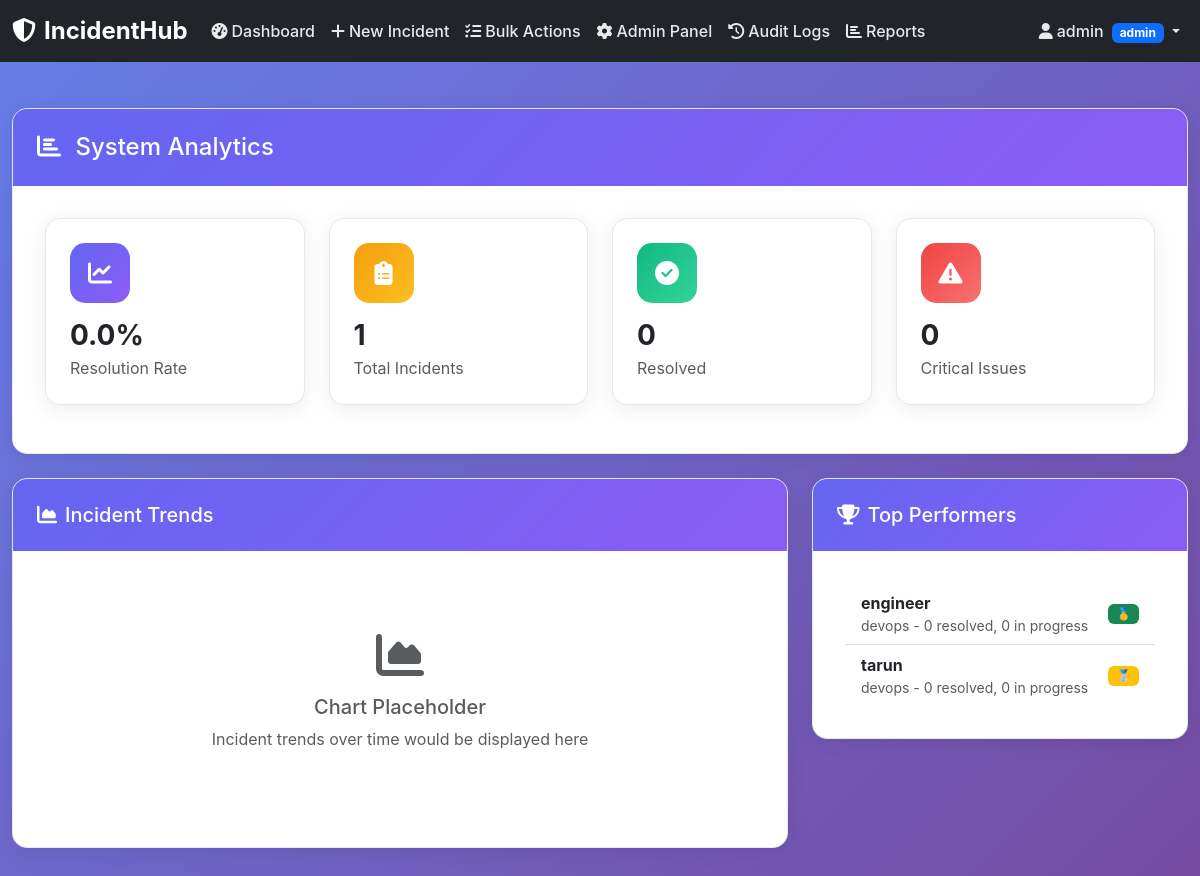
The app's page /reports (signed in), older data.
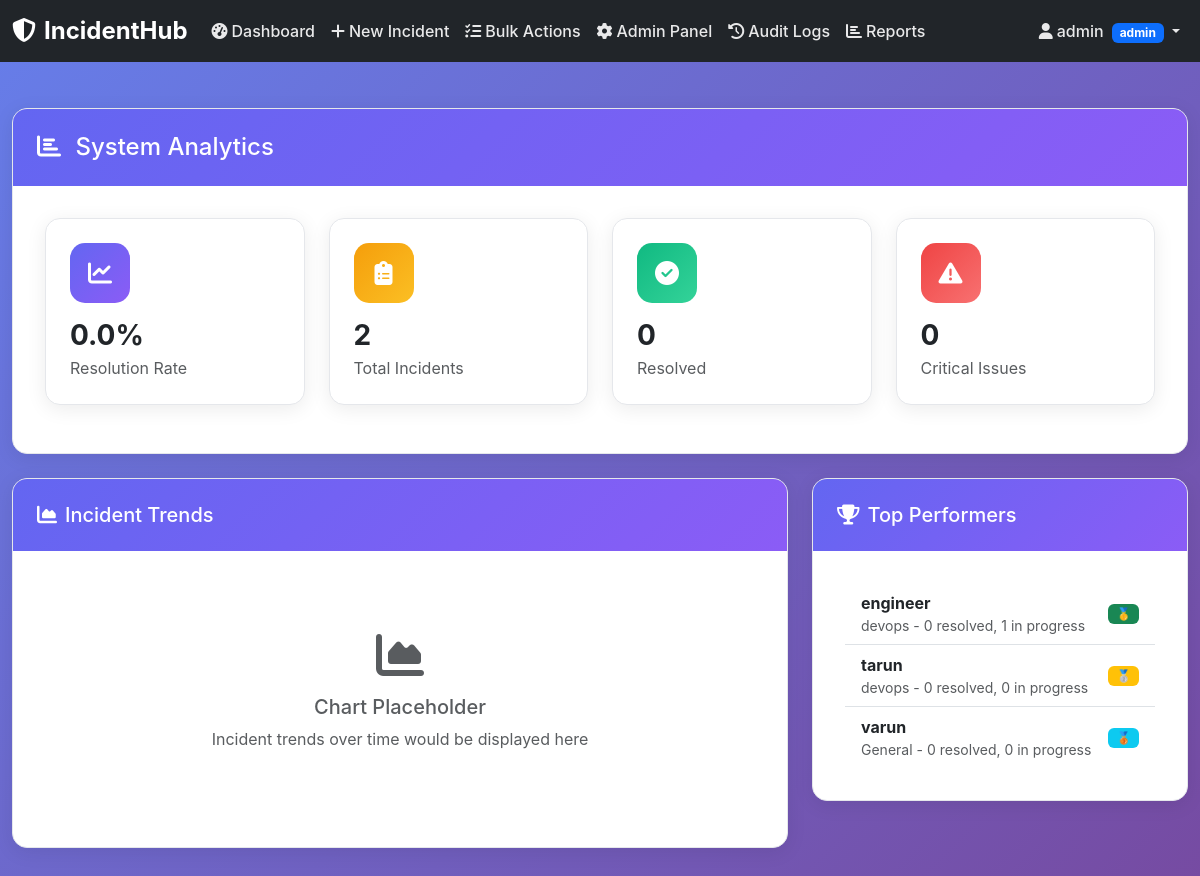
The same page, newer data.
### app.py (models this page shows, shortened)
class User(db.Model):
    id = db.Column(db.Integer, primary_key=True)
    username = db.Column(db.String(80), unique=True, nullable=False)
    email = db.Column(db.String(120), unique=True, nullable=False)
    role = db.Column(db.String(20), nullable=False, default='reporter')  # admin, manager, engineer, reporter
    specialization = db.Column(db.String(50))  # devops, network, security, database, frontend, backend
    password_hash = db.Column(db.String(255), nullable=False)
    created_at = db.Column(db.DateTime, default=datetime.utcnow)
    is_active = db.Column(db.Boolean, default=True)
    permissions = db.Column(db.Text)  # JSON string of permissions

### app.py (the view)
@app.route('/reports')
@login_required
def reports():
    user = User.query.get(session['user_id'])
    if user.role not in ['admin', 'manager']:
        flash('Access denied', 'error')
        return redirect(url_for('dashboard'))
    total_incidents = Incident.query.filter_by(is_deleted=False).count()
    open_incidents = Incident.query.filter_by(status='open', is_deleted=False).count()
    resolved_incidents = Incident.query.filter_by(status='resolved', is_deleted=False).count()
    critical_incidents = Incident.query.filter_by(priority='critical', is_deleted=False).count()
    engineers = User.query.filter_by(role='engineer', is_active=True).all()
    engineer_stats = []
    for eng in engineers:
        resolved_count = Incident.query.filter_by(assigned_to=eng.id, status='resolved').count()
        in_progress_count = Incident.query.filter_by(assigned_to=eng.id, status='in_progress').count()
        engineer_stats.append({
            'name': eng.username,
            'specialization': eng.specialization or 'General',
            'resolved': resolved_count,
            'in_progress': in_progress_count
        })
    engineer_stats.sort(key=lambda x: x['resolved'], reverse=True)
    stats = {
        'total_incidents': total_incidents,
        'open_incidents': open_incidents,
        'resolved_incidents': resolved_incidents,
        'critical_incidents': critical_incidents,
        'resolution_rate': round((resolved_incidents / total_incidents * 100) if total_incidents > 0 else 0, 1),
        'engineer_stats': engineer_stats[:10]  # Top 10
    }
    return render_template('reports.html', stats=stats)

### app.py (called while the page is built)
def login_required(f):
    @wraps(f)
    def decorated_function(*args, **kwargs):
        if 'user_id' not in session:
            logger.warning(f"Unauthorized access attempt to {request.endpoint}")
            return redirect(url_for('login'))
        return f(*args, **kwargs)
    return decorated_function

### templates/reports.html (shortened to what the changed rows need)
{% extends "base.html" %}
{% block content %}
<div class="container-fluid">
    <div class="row mb-4">
        <div class="col-12">
            <div class="content-card">
                <div class="content-body">
                    <div class="row">
                        <div class="col-lg-3 col-md-6 mb-3">
                            <div class="stats-card">
                                <div class="stats-icon progress">
                                    <i class="fas fa-clipboard-list"></i>
                                </div>
                                <h3 class="fw-bold mb-1">{{ stats.total_incidents }}</h3>
                                <p class="text-muted mb-0">Total Incidents</p>
                            </div>
                        </div>
                    </div>
                </div>
            </div>
        </div>
    </div>
    <div class="row">
        <div class="col-lg-4">
            <div class="content-card">
                <div class="content-body">
                    <div class="list-group list-group-flush">
                        {% for engineer in stats.engineer_stats[:3] %}
                        <div class="list-group-item d-flex justify-content-between align-items-center">
                            <div>
                                <strong>{{ engineer.name }}</strong>
                                <small class="d-block text-muted">{{ engineer.specialization }} - {{ engineer.resolved }} resolved, {{ engineer.in_progress }} in progress</small>
                            </div>
                            <span class="badge {% if loop.index == 1 %}bg-success{% elif loop.index == 2 %}bg-warning{% else %}bg-info{% endif %}">
                                {% if loop.index == 1 %}🥇{% elif loop.index == 2 %}🥈{% else %}🥉{% endif %}
                            </span>
                        </div>
                        {% endfor %}
                    </div>
                </div>
            </div>
        </div>
    </div>
</div>
{% endblock %}

Row changes from the older to the newer data that the page shows:
computed for User "engineer": in_progress "0" → "1"
added User: name "varun", specialization "General", resolved "0", in_progress "0"
Text that changed along with them:
{{ stats.total_incidents }}: "1" → "2"
